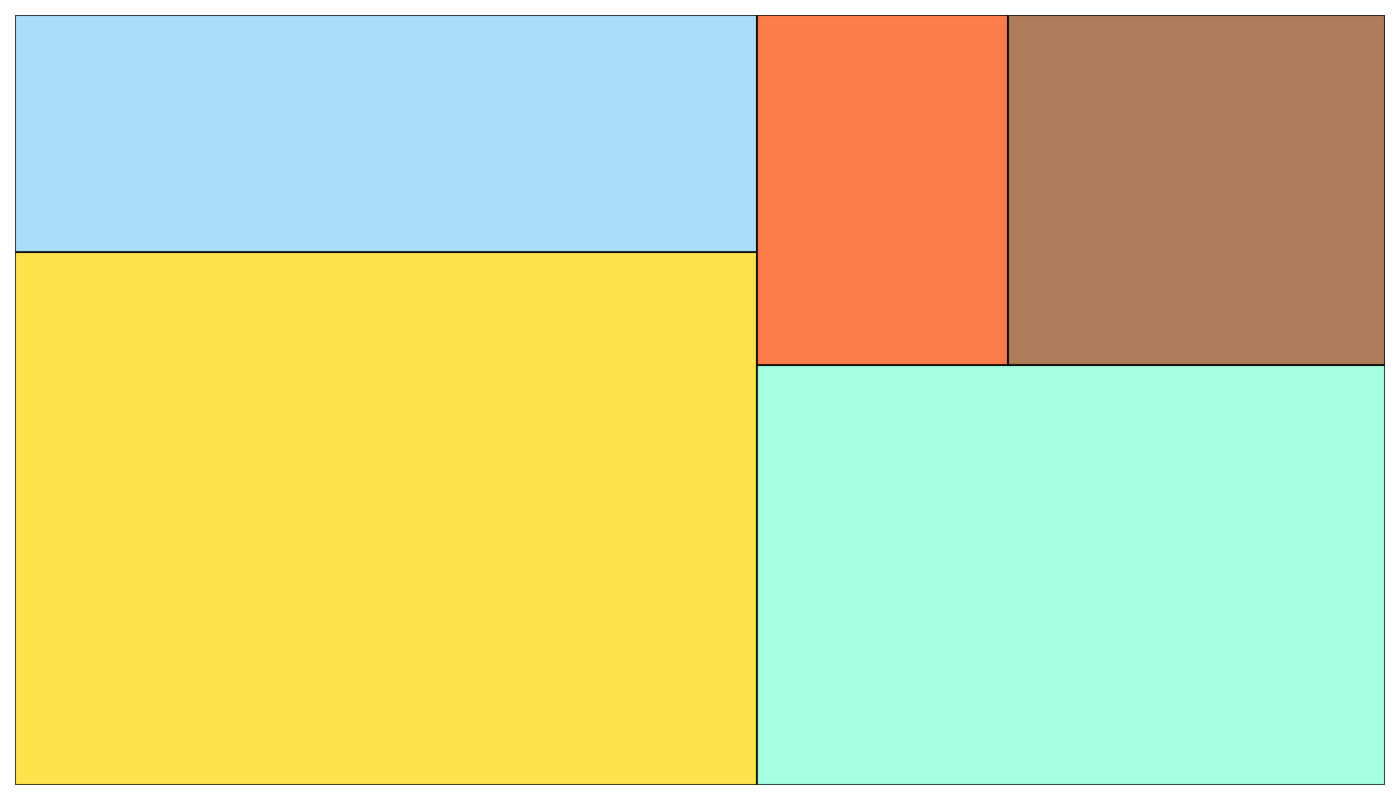

Generate this figure with Python:
import matplotlib.pyplot as plt
import squarify

contributions = [450, 200, 300, 100, 150]
total_contribution = sum(contributions)
sizes = [c / total_contribution * 100 for c in contributions]
colors = ['#FFD700', '#87CEFA', '#7FFFD4', '#FF4500', '#8B4513']

fig, ax = plt.subplots(figsize=(14, 8))
squarify.plot(sizes=sizes, color=colors, alpha=0.7, edgecolor="black", linewidth=1.5)

plt.axis('off')
plt.tight_layout()
plt.show()
